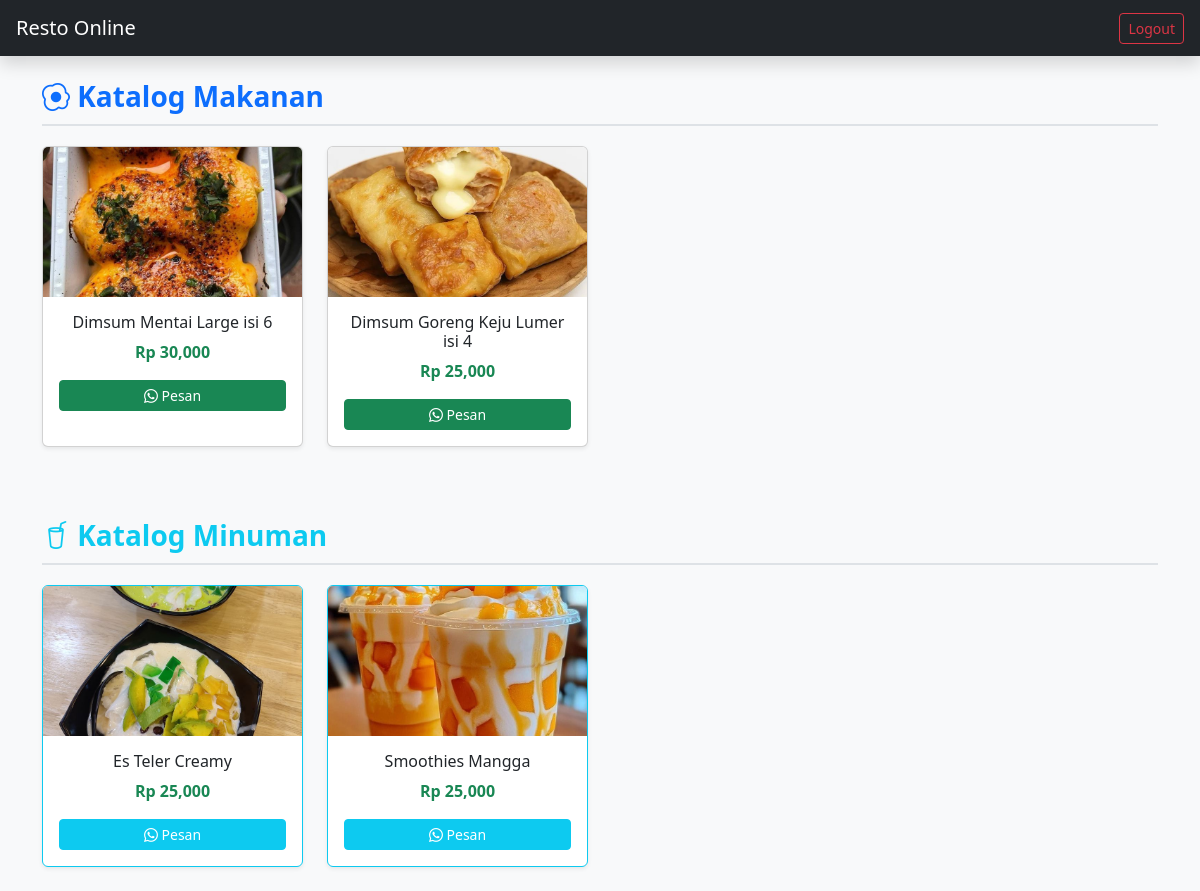
/user/dashboard.php (signed in), run on the app's committed database.
### tables this page shows
CREATE TABLE `produk` (
  `id` int(11) NOT NULL,
  `nama_makanan` varchar(100) NOT NULL,
  `harga` int(11) NOT NULL,
  `gambar` varchar(255) NOT NULL
);

CREATE TABLE `minuman` (
  `id` int(11) NOT NULL,
  `nama_minuman` varchar(100) NOT NULL,
  `gambar_minuman` varchar(255) NOT NULL,
  `harga` int(11) NOT NULL
);

### user/dashboard.php (the view, shortened to what this page needs)
<?php
include '../config/config.php';
$query_makanan = mysqli_query($conn, "SELECT * FROM produk");
$query_minuman = mysqli_query($conn, "SELECT * FROM minuman");
$no_wa = "6285693672730";
?>
<!DOCTYPE html>
<html lang="id">
<head>
    <link href="https://cdn.jsdelivr.net/npm/bootstrap@5.3.0/dist/css/bootstrap.min.css" rel="stylesheet">
    <link rel="stylesheet" href="https://cdn.jsdelivr.net/npm/bootstrap-icons@1.11.1/font/bootstrap-icons.css">
</head>
<body class="bg-light">
    <nav class="navbar navbar-dark bg-dark px-3 mb-4 shadow">
        <span class="navbar-brand">Resto Online</span>
        <a href="logout.php" class="btn btn-outline-danger btn-sm">Logout</a>
    </nav>
    <div class="container">
        <h3 class="section-title text-primary"><i class="bi bi-egg-fried"></i> Katalog Makanan</h3>
        <div class="row mb-5">
            <?php while($row = mysqli_fetch_assoc($query_makanan)) :
                $pesan = "Halo Admin, saya ingin memesan Makanan: " . $row['nama_makanan'] . " (Rp " . number_format($row['harga']) . ")";
            ?>
            <div class="col-md-3 mb-4">
                <div class="card h-100 shadow-sm">
                    <img src="../assets/img/<?= $row['gambar']; ?>" class="card-img-top" style="height: 150px; object-fit: cover;">
                    <div class="card-body text-center">
                        <h6><?= $row['nama_makanan']; ?></h6>
                        <p class="text-success fw-bold">Rp <?= number_format($row['harga']); ?></p>
                        <a href="https://wa.me/<?= $no_wa ?>?text=<?= urlencode($pesan) ?>" target="_blank" class="btn btn-success btn-sm w-100">
                            <i class="bi bi-whatsapp"></i> Pesan
                        </a>
                    </div>
                </div>
            </div>
            <?php endwhile; ?>
        </div>
        <h3 class="section-title text-info"><i class="bi bi-cup-straw"></i> Katalog Minuman</h3>
        <div class="row">
            <?php while($row = mysqli_fetch_assoc($query_minuman)) :
                $pesan = "Halo Admin, saya ingin memesan Minuman: " . $row['nama_minuman'] . " (Rp " . number_format($row['harga']) . ")";
            ?>
            <div class="col-md-3 mb-4">
                <div class="card h-100 shadow-sm border-info">
                    <img src="../assets/img/<?= $row['gambar_minuman']; ?>" class="card-img-top" style="height: 150px; object-fit: cover;">
                    <div class="card-body text-center">
                        <h6><?= $row['nama_minuman']; ?></h6>
                        <p class="text-success fw-bold">Rp <?= number_format($row['harga']); ?></p>
                        <a href="https://wa.me/<?= $no_wa ?>?text=<?= urlencode($pesan) ?>" target="_blank" class="btn btn-info text-white btn-sm w-100">
                            <i class="bi bi-whatsapp"></i> Pesan
                        </a>
                    </div>
                </div>
            </div>
            <?php endwhile; ?>
        </div>
    </div>
</body>
</html>

### user/dashboard.php (style rules this page uses)
.section-title { border-bottom: 2px solid #dee2e6; padding-bottom: 10px; margin-bottom: 20px; font-weight: bold; }

### data on the page
produk: gambar (picture), nama_makanan "Dimsum Mentai Large isi 6", harga "30,000"
produk: gambar (picture), nama_makanan "Dimsum Goreng Keju Lumer isi 4", harga "25,000"
minuman: gambar_minuman (picture), nama_minuman "Es Teler Creamy", harga "25,000"
minuman: gambar_minuman (picture), nama_minuman "Smoothies Mangga", harga "25,000"
